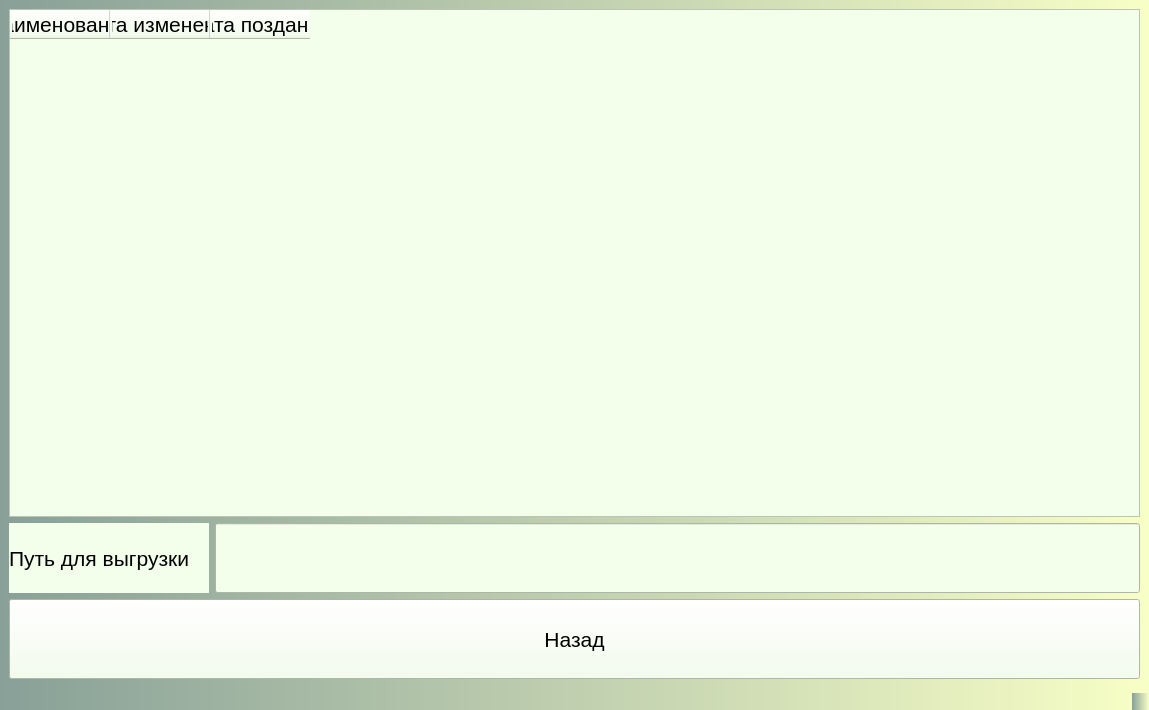
<?xml version="1.0" encoding="UTF-8"?>
<ui version="4.0">
 <class>AllGosts</class>
 <widget class="QMainWindow" name="AllGosts">
  <property name="geometry">
   <rect>
    <x>0</x>
    <y>0</y>
    <width>1149</width>
    <height>710</height>
   </rect>
  </property>
  <property name="windowTitle">
   <string>MainWindow</string>
  </property>
  <property name="styleSheet">
   <string notr="true">background:qlineargradient(spread:repeat, x1:0, y1:0, x2:1, y2:0, stop:0 rgba(83, 160, 81, 255), stop:1 rgba(255, 120, 161, 255))qlineargradient(spread:repeat, x1:0, y1:0, x2:1, y2:0, stop:0 rgba(136, 160, 152, 255), stop:1 rgba(248, 255, 198, 255))</string>
  </property>
  <widget class="QWidget" name="centralwidget">
   <layout class="QGridLayout" name="gridLayout">
    <item row="1" column="1">
     <widget class="QLineEdit" name="lineEditPathDownload">
      <property name="minimumSize">
       <size>
        <width>700</width>
        <height>70</height>
       </size>
      </property>
      <property name="styleSheet">
       <string notr="true">background:rgb(243, 255, 234);
font-size:16pt</string>
      </property>
     </widget>
    </item>
    <item row="2" column="0" colspan="2">
     <widget class="QPushButton" name="pushButtonBack">
      <property name="minimumSize">
       <size>
        <width>286</width>
        <height>80</height>
       </size>
      </property>
      <property name="styleSheet">
       <string notr="true">background:rgb(243, 255, 234);
font-size:16pt</string>
      </property>
      <property name="text">
       <string>Назад</string>
      </property>
     </widget>
    </item>
    <item row="1" column="0">
     <widget class="QLabel" name="label_4">
      <property name="minimumSize">
       <size>
        <width>200</width>
        <height>70</height>
       </size>
      </property>
      <property name="styleSheet">
       <string notr="true">background:rgb(243, 255, 234);
font-size:16pt</string>
      </property>
      <property name="text">
       <string>Путь для выгрузки</string>
      </property>
     </widget>
    </item>
    <item row="0" column="0" colspan="2">
     <widget class="QTableWidget" name="tableWidgetAcrualTP">
      <property name="sizePolicy">
       <sizepolicy hsizetype="Expanding" vsizetype="Expanding">
        <horstretch>0</horstretch>
        <verstretch>100</verstretch>
       </sizepolicy>
      </property>
      <property name="sizeIncrement">
       <size>
        <width>0</width>
        <height>0</height>
       </size>
      </property>
      <property name="baseSize">
       <size>
        <width>0</width>
        <height>0</height>
       </size>
      </property>
      <property name="cursor" stdset="0">
       <cursorShape>WhatsThisCursor</cursorShape>
      </property>
      <property name="focusPolicy">
       <enum>Qt::StrongFocus</enum>
      </property>
      <property name="whatsThis">
       <string>&lt;html&gt;&lt;head/&gt;&lt;body&gt;&lt;p&gt;&lt;br/&gt;&lt;/p&gt;&lt;/body&gt;&lt;/html&gt;</string>
      </property>
      <property name="layoutDirection">
       <enum>Qt::LeftToRight</enum>
      </property>
      <property name="styleSheet">
       <string notr="true">background:rgb(243, 255, 234);
font-size:16pt</string>
      </property>
      <column>
       <property name="text">
        <string>Наименование</string>
       </property>
       <property name="font">
        <font>
         <pointsize>16</pointsize>
        </font>
       </property>
      </column>
      <column>
       <property name="text">
        <string>Дата изменения</string>
       </property>
       <property name="font">
        <font>
         <pointsize>16</pointsize>
        </font>
       </property>
      </column>
      <column>
       <property name="text">
        <string>Дата поздания</string>
       </property>
       <property name="font">
        <font>
         <pointsize>16</pointsize>
        </font>
       </property>
      </column>
     </widget>
    </item>
   </layout>
  </widget>
  <widget class="QMenuBar" name="menubar">
   <property name="geometry">
    <rect>
     <x>0</x>
     <y>0</y>
     <width>1149</width>
     <height>21</height>
    </rect>
   </property>
  </widget>
  <widget class="QStatusBar" name="statusbar"/>
 </widget>
 <resources/>
 <connections/>
</ui>
